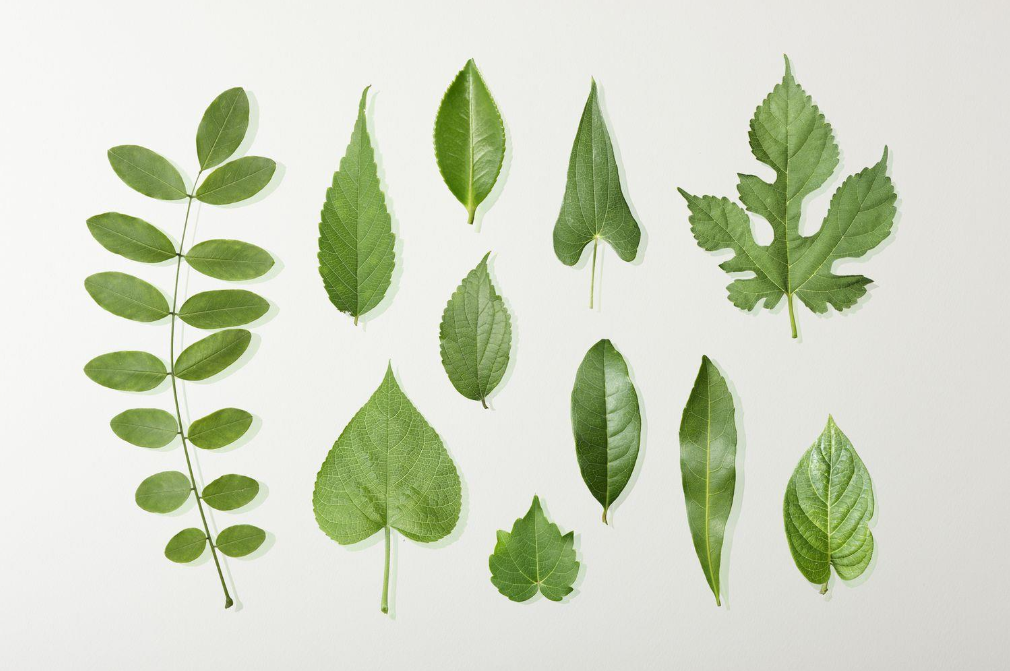
%> input picture Immagine.png, 1010 x 671 px
$ octave --eval "result = test_law(im2double(imread('../Immagine.png')));"   (GNU Octave 9; MATLAB toolbox functions it lacks are replaced by stand-ins)
%> lines starting %> are read from the running program, lines starting %| are printed output that depends on the picture
function [LL,LE,LS,LR,LW,EL,EE,ES,ER,EW,SL,SE,SS,SR,SW,RL,RE,RS,RR,RW,WL,WE,WS,WR,WW] = test_law(im)
    L5 = [1 4 6 4 1];
    E5 = [-1 -2 0 2 1];
    S5 = [-1 0 2 0 -1];
    R5 = [1 -4 6 -4 1];
    W5 = [-1 2 0 -2 1];

    im = padarray(im,[3,3],'circular','both');
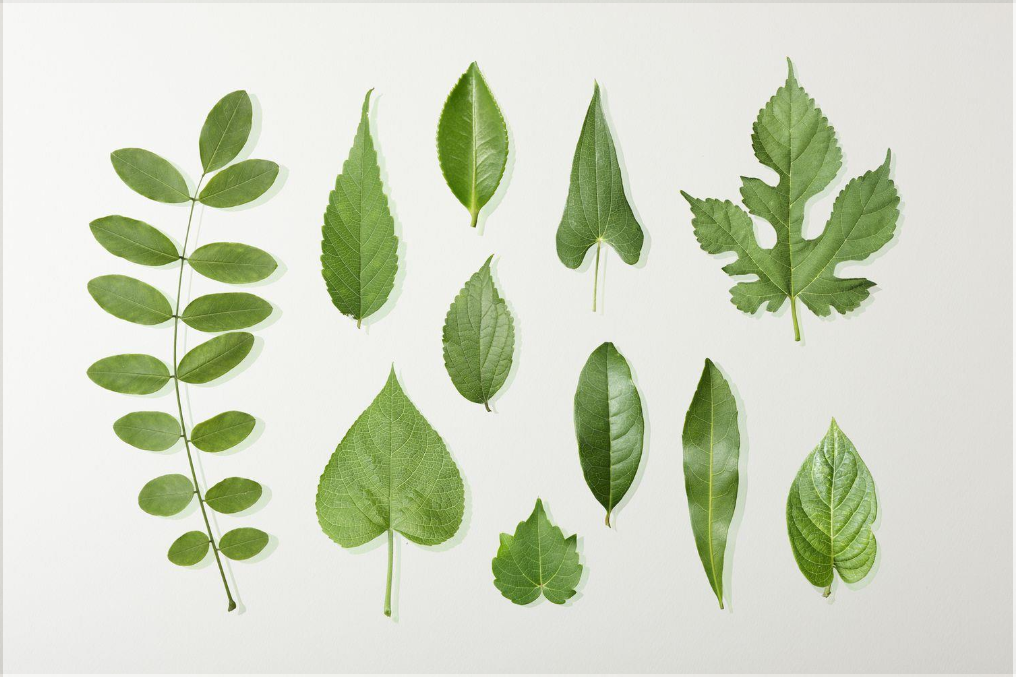
%> im: size 677x1016x3 double; mean R, G, B 0.82, 0.846, 0.767

    c2 = @(A,B) conv2(A,B,im,'same').^2;

    %LE,LR,ES,SS,RR,LS,EE,ER,SR

    LL = c2(L5,L5);
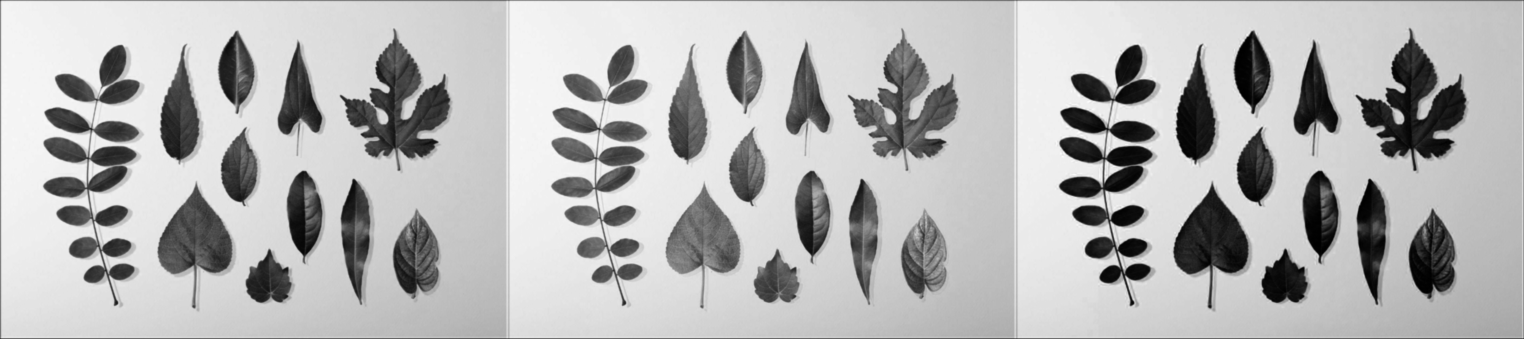
%> LL: size 677x3048 double (shown at 1/2 size); min 0.24, max 64052.7, mean 45572; drawn with min black and max white
    LE = c2(L5,E5);
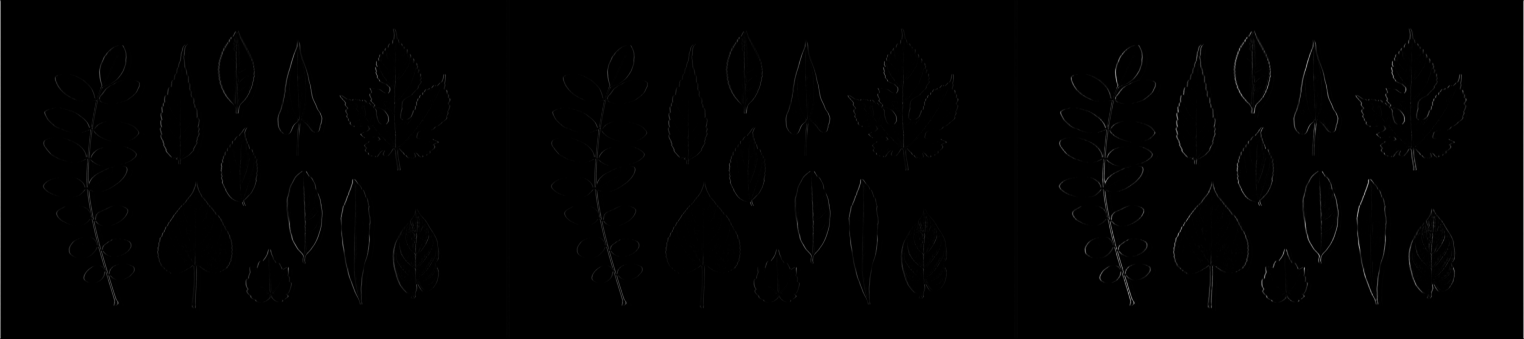
%> LE: size 677x3048 double (shown at 1/2 size); min 0, max 2161.7, mean 10.9; drawn with min black and max white
    LS = c2(L5,S5);
    LR = c2(L5,R5);
    LW = c2(L5,W5);

    EL = c2(E5,L5);
    EE = c2(E5,E5);
    ES = c2(E5,S5);
    ER = c2(E5,R5);
    EW = c2(E5,W5);

    SL = c2(S5,L5);
    SE = c2(S5,E5);
    SS = c2(S5,S5);
    SR = c2(S5,R5);
    SW = c2(S5,W5);

    RL = c2(R5,L5);
    RE = c2(R5,E5);
    RS = c2(R5,S5);
    RR = c2(R5,R5);
    RW = c2(R5,W5);

    WL = c2(W5,L5);
    WE = c2(W5,E5);
    WS = c2(W5,S5);
    WR = c2(W5,R5);
    WW = c2(W5,W5);
end
